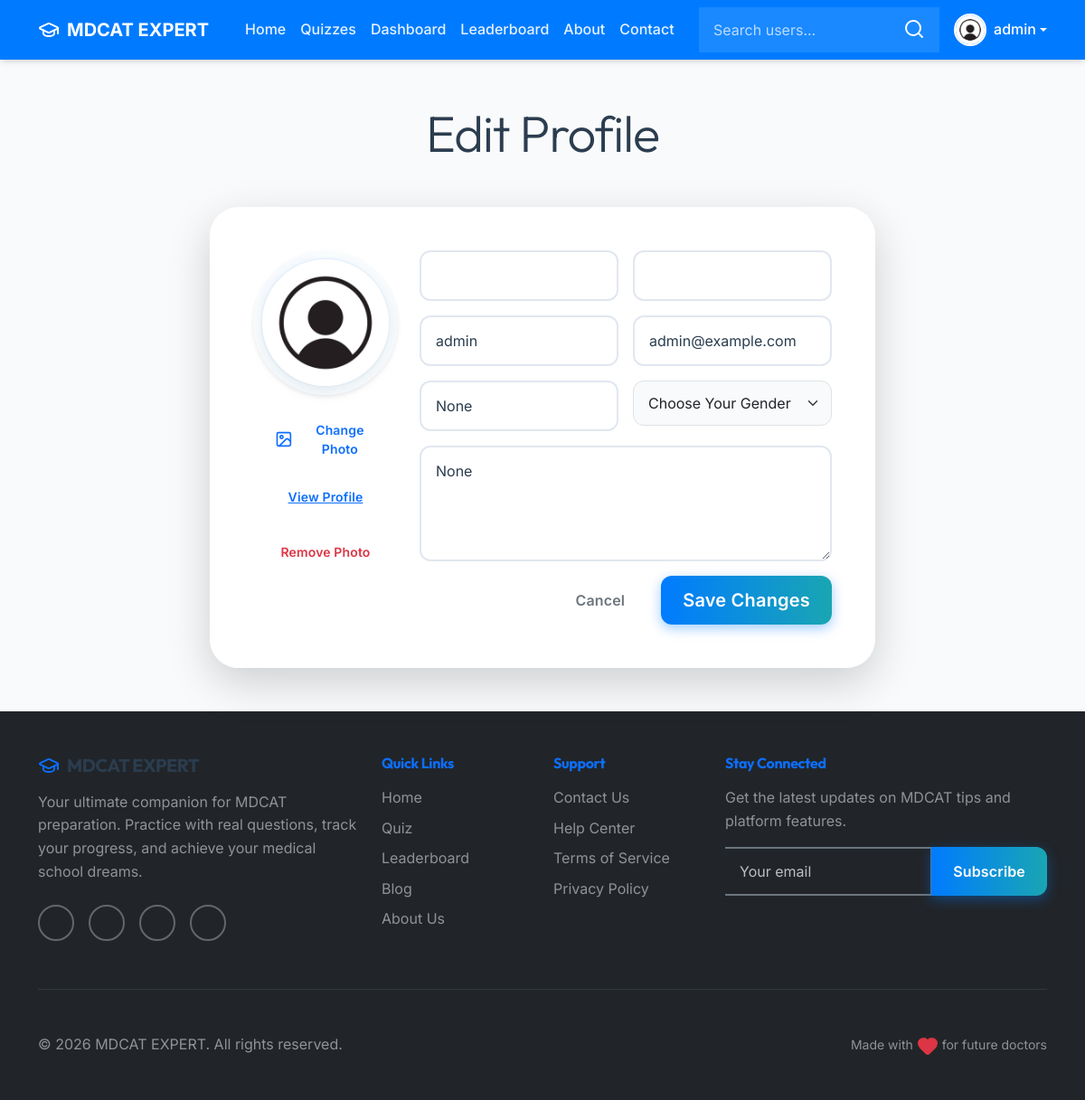
Screenshot of /user/settings (signed in) with the database file from the repository.
### account/models.py (models this page shows, shortened)
class Profile(models.Model):
    user=models.OneToOneField(User,on_delete=models.CASCADE,null=True,verbose_name='User Object')
    bio=models.TextField(blank=True,null=True)
    profile_img=models.ImageField(upload_to='profile_images',default='user.jpg',blank=True,null=True,verbose_name='Profile picture')
    location=models.CharField(max_length=100,blank=True,null=True)
    GENDER=(
        ('Male','Male'),
        ('Female','Female'),
        ('Other','Other')
    )
    gender=models.CharField(max_length=6, choices=GENDER,blank=True,null=True)

### account/views.py (the view, shortened to what this page needs)
# urls.py: path('settings',views.editProfile,name='edit_profile'),
@login_required(login_url='login')
def editProfile(request):
    user_object = get_object_or_404(User, username=request.user)
    user_profile = get_object_or_404(Profile, user=user_object)
    context = {"user_profile": user_profile}
    return render(request, 'profile-edit.html', context)

### templates/profile-edit.html (shortened to what this page needs)
{% extends 'index.html' %}
{% block content %}
  <h1 class="display-4 text-center my-5">Edit Profile</h1>
  <div class="container">
    <div class="row justify-content-center">
      <div class="col-lg-8">
        <div class="profile-card p-4 p-md-5 shadow-lg rounded-3xl">
          <div class="d-md-flex align-items-start gap-4">
            <div class="avatar-column text-center mb-4 mb-md-0">
              <div class="avatar-preview shadow-sm mb-3">
                <img id="avatarImage" src="{{ user_profile.profile_img.url }}" alt="profile-pic" class="rounded-circle">
              </div>
              <div class="d-grid gap-2">
                <label class="btn btn-outline-primary btn-sm" for="profileImageInput">
                  <i data-lucide="image" class="me-1"></i> Change Photo
                </label>
                <a href="{% url 'profile' user_profile.user.username %}" class="btn btn-link btn-sm">View Profile</a>
              </div>
            </div>
            <div class="flex-grow-1">
              <form action="" method="POST" enctype="multipart/form-data" class="row g-3">
                <div class="col-md-6">
                  <input type="text" name="first_name" value="{{ user_profile.user.first_name }}" class="form-control form-control-lg rounded-lg" placeholder="First Name">
                </div>
                <div class="col-md-6">
                  <input type="text" name="last_name" value="{{ user_profile.user.last_name }}" class="form-control form-control-lg rounded-lg" placeholder="Last Name">
                </div>
                <div class="col-md-6">
                  <input type="text" name="username" value="{{ user_profile.user.username }}" class="form-control form-control-lg rounded-lg" placeholder="Username">
                </div>
                <div class="col-md-6">
                  <input type="email" name="email" value="{{ user_profile.user.email }}" class="form-control form-control-lg rounded-lg" placeholder="Email">
                </div>
                <div class="col-md-6">
                  <input type="text" name="location" value="{{ user_profile.location }}" class="form-control form-control-lg rounded-lg" placeholder="Location">
                </div>
                <div class="col-md-6">
                  <select class="form-select form-control-lg rounded-lg" name="gender">
                    <option {% if user_profile.gender == '' %}selected{% endif %}>Choose Your Gender</option>
                  </select>
                </div>
                <div class="col-12">
                  <textarea class="form-control form-control-lg rounded-lg" name="bio" rows="4" placeholder="Tell us about yourself...">{{ user_profile.bio }}</textarea>
                </div>
                <div class="col-12 d-flex gap-3 justify-content-end">
                  <a href="{% url 'profile' user_profile.user.username %}" class="btn btn-outline-secondary">Cancel</a>
                  <button type="submit" class="btn btn-primary btn-lg">Save Changes</button>
                </div>
              </form>
            </div>
          </div>
        </div>
      </div>
    </div>
  </div>
  {% endblock content %}

### templates/components/navbar.html (shortened to what this page needs)
<nav class="navbar navbar-expand-lg navbar-dark bg-primary navbar-sticky" id="mainNavbar">
    <div class="container">
        <a class="navbar-brand fw-bold d-flex align-items-center gap-2" href="{% url 'home' %}">
            <i data-lucide="graduation-cap" class="text-white"></i>
            <span>MDCAT EXPERT</span>
        </a>
        <div class="collapse navbar-collapse" id="navbarSupportedContent">
            <ul class="navbar-nav me-auto mb-2 mb-lg-0 ms-lg-3">
                <li class="nav-item">
                    <a class="nav-link {% if request.resolver_match.url_name == 'home' %}active{% endif %}" aria-current="page" href="{% url 'home' %}">Home</a>
                </li>
                <li class="nav-item">
                    <a class="nav-link {% if request.resolver_match.url_name == 'all_quiz' %}active{% endif %}" href="{% url 'all_quiz'%}">Quizzes</a>
                </li>
                {% if request.user.is_authenticated %}
                <li class="nav-item">
                    <a class="nav-link {% if request.resolver_match.url_name == 'dashboard' or request.resolver_match.url_name == 'profile' %}active{% endif %}" href="{% url 'dashboard' %}">Dashboard</a>
                </li>
                {% endif %}
                <li class="nav-item">
                    <a class="nav-link {% if request.resolver_match.url_name == 'leaderboard' %}active{% endif %}" href="{% url 'leaderboard' %}">Leaderboard</a>
                </li>
                <li class="nav-item">
                    <a class="nav-link {% if request.resolver_match.url_name == 'about' %}active{% endif %}" href="{% url 'about' %}">About</a>
                </li>
                <li class="nav-item">
                    <a class="nav-link {% if request.resolver_match.url_name == 'contact' %}active{% endif %}" href="{% url 'contact' %}">Contact</a>
                </li>
            </ul>
            <form class="d-flex me-3 position-relative" role="search" method="GET" action="{% url 'search-users' %}">
                <div class="input-group">
                    <input class="form-control border-0 bg-white bg-opacity-10 text-white placeholder-white" type="text"
                        name="q" placeholder="Search users..." aria-label="Search users"
                        style="color: white !important;">
                    <button class="btn btn-link text-white pe-3" type="submit" aria-label="Search"
                        style="position: absolute; right: 0; z-index: 5;">
                        <i data-lucide="search" size="18"></i>
                    </button>
                </div>
            </form>
            <div class="d-flex align-items-center gap-3">
                {% if request.user.is_authenticated %}
                <div class="dropdown">
                    <a href="#" class="d-flex align-items-center text-decoration-none dropdown-toggle text-white"
                        id="profileDropdown" data-bs-toggle="dropdown" aria-expanded="false">
                        <img src="{{request.user.profile.profile_img.url}}"
                            class="rounded-circle me-2 border border-2 border-white" width="36" height="36"
                            style="object-fit: cover;" alt="{{request.user.username}}'s profile picture">
                        <span class="d-none d-md-inline fw-medium">{{request.user.username}}</span>
                    </a>
                </div>
                {% else %}
                <div class="d-flex gap-2">
                    <a href="{% url 'login' %}"
                        class="btn btn-outline-white text-white border-white btn-sm px-3">Login</a>
                    <a href="{% url 'register' %}" class="btn btn-light text-primary fw-bold btn-sm px-3">Sign Up</a>
                </div>
                {% endif %}
            </div>
        </div>
    </div>
</nav>

### static/css/design-system.css (style rules this page uses)
:root { --primary-h: 211; --primary-s: 100%; --primary-l: 50%; --primary: hsl(var(--primary-h), var(--primary-s), var(--primary-l)); --primary-dark: hsl(211, 100%, 40%); --primary-darker: hsl(211, 100%, 30%); --primary-light: hsl(211, 100%, 90%); --primary-lighter: hsl(211, 100%, 95%); --primary-fade: hsla(var(--primary-h), var(--primary-s), var(--primary-l), 0.1); --secondary-h: 185; --secondary-s: 75%; --secondary-l: 40%; --secondary: hsl(var(--secondary-h), var(--secondary-s), var(--secondary-l)); --secondary-light: hsl(185, 75%, 85%); --secondary-fade: hsla(var(--secondary-h), var(--secondary-s), var(--secondary-l), 0.1); --success: hsl(152, 69%, 31%); --success-light: hsl(152, 69%, 90%); --warning: hsl(45, 100%, 51%); --warning-light: hsl(45, 100%, 90%); --danger: hsl(354, 70%, 54%); --danger-light: hsl(354, 70%, 90%); --info: hsl(190, 90%, 50%); --info-light: hsl(190, 90%, 90%); --bg-body: hsl(210, 20%, 98%); --bg-surface: hsl(0, 0%, 100%); --bg-surface-2: hsl(210, 20%, 96%); --bg-surface-3: hsl(210, 20%, 94%); --text-main: hsl(210, 29%, 24%); --text-muted: hsl(210, 16%, 46%); --text-light: hsl(210, 20%, 65%); --border-color: hsl(214, 32%, 91%); --border-hover: hsl(214, 32%, 80%); --shadow-xs: 0 1px 2px 0 rgb(0 0 0 / 0.03); --shadow-sm: 0 1px 3px 0 rgb(0 0 0 / 0.1), 0 1px 2px -1px rgb(0 0 0 / 0.1); --shadow-md: 0 4px 6px -1px rgb(0 0 0 / 0.1), 0 2px 4px -2px rgb(0 0 0 / 0.1); --shadow-lg: 0 10px 15px -3px rgb(0 0 0 / 0.1), 0 4px 6px -4px rgb(0 0 0 / 0.1); --shadow-xl: 0 20px 25px -5px rgb(0 0 0 / 0.1), 0 8px 10px -6px rgb(0 0 0 / 0.1); --shadow-brand: 0 4px 14px 0 hsla(var(--primary-h), var(--primary-s), var(--primary-l), 0.39); --shadow-brand-lg: 0 8px 24px 0 hsla(var(--primary-h), var(--primary-s), var(--primary-l), 0.45); --font-heading: 'Outfit', 'Inter', system-ui, -apple-system, sans-serif; --font-body: 'Inter', system-ui, -apple-system, sans-serif; --space-xs: 0.25rem; --space-sm: 0.5rem; --space-md: 1rem; --space-lg: 1.5rem; --space-xl: 2rem; --space-2xl: 3rem; --space-3xl: 4rem; }
* { margin: 0; padding: 0; box-sizing: border-box; }
body { background-color: var(--bg-body); color: var(--text-main); font-family: var(--font-body); -webkit-font-smoothing: antialiased; -moz-osx-font-smoothing: grayscale; text-rendering: optimizeLegibility; line-height: 1.6; }
h1, h2, h3, h4, h5, h6 { font-family: var(--font-heading); font-weight: 700; letter-spacing: -0.02em; color: var(--text-main); line-height: 1.2; }
a { color: var(--primary); text-decoration: none; transition: color 0.2s ease; }
.btn { font-weight: 600; padding: 0.75rem 1.5rem; border-radius: 12px; letter-spacing: 0.01em; transition: all 0.3s cubic-bezier(0.4, 0, 0.2, 1); border: none; display: inline-flex; align-items: center; justify-content: center; gap: 0.5rem; cursor: pointer; position: relative; overflow: hidden; }
.btn::before { content: ''; position: absolute; top: 50%; left: 50%; width: 0; height: 0; border-radius: 50%; background: rgba(255, 255, 255, 0.2); transform: translate(-50%, -50%); transition: width 0.6s, height 0.6s; }
.btn-primary { background: linear-gradient(135deg, var(--primary) 0%, hsl(220, 100%, 45%) 100%); color: white; box-shadow: var(--shadow-brand); }
.form-control { background-color: var(--bg-surface); border: 2px solid var(--border-color); border-radius: 10px; padding: 0.8rem 1rem; font-size: 1rem; color: var(--text-main); transition: all 0.2s ease; width: 100%; }
.form-control::placeholder { color: var(--text-light); }
.rounded-lg { border-radius: 0.75rem !important; }
.rounded-3xl { border-radius: 2rem !important; }

### templates/index.html (style rules this page uses)
:root { --bs-primary: hsl(211, 100%, 50%); --bs-body-bg: hsl(210, 20%, 98%); --bs-body-font-family: 'Inter', sans-serif; }

### templates/components/navbar.html (style rules this page uses)
.form-control::placeholder { color: rgba(255, 255, 255, 0.7); }

### rows the page displays
Profile: profile_img (placeholder picture), username "admin", email "admin@example.com", location "None", bio "None"

### other values shown
{{ request.user.username }} "admin"
